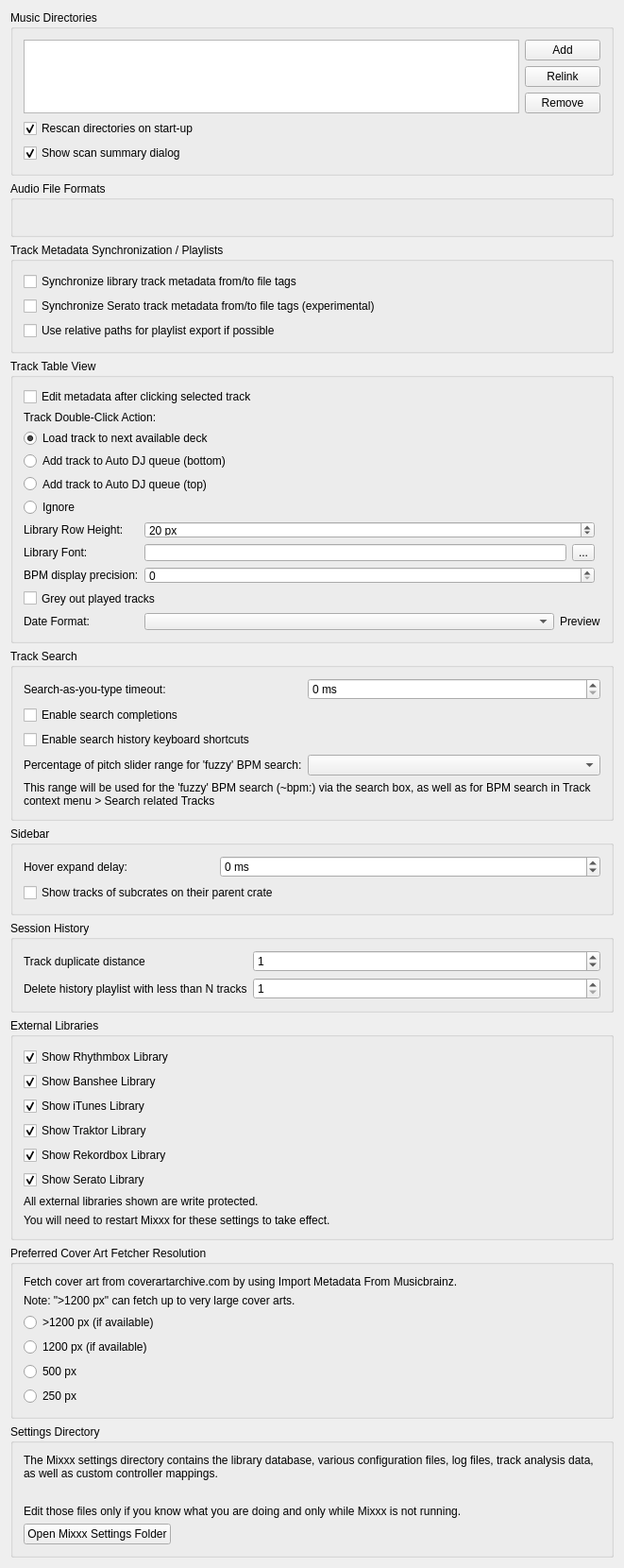
<?xml version="1.0" encoding="UTF-8"?>
<ui version="4.0">
 <class>DlgPrefLibraryDlg</class>
 <widget class="QWidget" name="DlgPrefLibraryDlg">
  <property name="geometry">
   <rect>
    <x>0</x>
    <y>0</y>
    <width>661</width>
    <height>1522</height>
   </rect>
  </property>
  <property name="windowTitle">
   <string notr="true">Library Preferences</string>
  </property>
  <layout class="QVBoxLayout" name="verticalLayout">

   <item>
    <widget class="QGroupBox" name="groupBox_MusicDirectories">
     <property name="title">
      <string>Music Directories</string>
     </property>
     <layout class="QGridLayout" name="gridLayout_music_directories">

      <item row="0" column="0" rowspan="3">
       <widget class="QListView" name="dirList">
        <property name="editTriggers">
         <set>QAbstractItemView::NoEditTriggers</set>
        </property>
        <property name="iconSize">
         <size>
          <width>16</width>
          <height>16</height>
         </size>
        </property>
        <property name="uniformItemSizes">
         <bool>true</bool>
        </property>
       </widget>
      </item>

      <item row="0" column="1">
       <widget class="QPushButton" name="pushButton_add_dir">
        <property name="font">
         <font/>
        </property>
        <property name="toolTip">
         <string>Add a directory where your music is stored. Mixxx will watch this directory and its subdirectories for new tracks.</string>
        </property>
        <property name="text">
         <string>Add</string>
        </property>
       </widget>
      </item>

      <item row="1" column="1">
       <widget class="QPushButton" name="pushButton_relocate_dir">
        <property name="toolTip">
         <string>If an existing music directory is moved, Mixxx doesn't know where to find the audio files in it. Choose Relink to select the music directory in its new location. &lt;br/&gt; This will re-establish the links to the audio files in the Mixxx library.</string>
        </property>
        <property name="text">
         <string extracomment="This will re-establish the links to the audio files in the Mixxx database if you move an music directory to a new location.">Relink</string>
        </property>
       </widget>
      </item>

      <item row="2" column="1">
       <widget class="QPushButton" name="pushButton_remove_dir">
        <property name="font">
         <font/>
        </property>
        <property name="toolTip">
         <string>If removed, Mixxx will no longer watch this directory and its subdirectories for new tracks.</string>
        </property>
        <property name="text">
         <string>Remove</string>
        </property>
       </widget>
      </item>

      <item row="3" column="0" colspan="2">
       <widget class="QCheckBox" name="checkBox_library_scan">
        <property name="text">
         <string>Rescan directories on start-up</string>
        </property>
        <property name="checked">
         <bool>true</bool>
        </property>
       </widget>
      </item>

      <item row="4" column="0" colspan="2">
       <widget class="QCheckBox" name="checkBox_library_scan_summary">
        <property name="text">
         <string>Show scan summary dialog</string>
        </property>
        <property name="checked">
         <bool>true</bool>
        </property>
       </widget>
      </item>

     </layout>
    </widget>
   </item>

   <item>
    <widget class="QGroupBox" name="groupBox_AudioFileFormats">
     <property name="title">
      <string>Audio File Formats</string>
     </property>
     <property name="flat">
      <bool>false</bool>
     </property>
     <layout class="QGridLayout" name="gridLayout_audio_formats">
      <item row="0" column="0">
       <widget class="QLabel" name="builtInFormats">
        <property name="text">
         <string/>
        </property>
        <property name="wordWrap">
         <bool>true</bool>
        </property>
       </widget>
      </item>
     </layout>
    </widget>
   </item>

   <item>
    <widget class="QGroupBox" name="groupBox_AudioFileTags">
     <property name="title">
      <string>Track Metadata Synchronization / Playlists</string>
     </property>
     <layout class="QGridLayout" name="gridLayout_metadata">
      <item row="0" column="0" colspan="2">
       <widget class="QCheckBox" name="checkBox_sync_track_metadata">
        <property name="toolTip">
         <string>Automatically write modified track metadata from the library into file tags and reimport metadata from updated file tags into the library</string>
        </property>
        <property name="text">
         <string>Synchronize library track metadata from/to file tags</string>
        </property>
       </widget>
      </item>

      <item row="1" column="0">
       <widget class="QCheckBox" name="checkBox_serato_metadata_export">
        <property name="toolTip">
         <string>Keeps track color, beat grid, bpm lock, cue points, and loops synchronized with SERATO_MARKERS/MARKERS2 file tags.&lt;br/&gt;&lt;br/&gt;WARNING: Enabling this option also enables the reimport of Serato metadata after files have been modified outside of Mixxx. On reimport existing metadata in Mixxx is replaced with the metadata found in file tags. Custom metadata not included in file tags like loop colors is lost.</string>
        </property>
        <property name="text">
         <string>Synchronize Serato track metadata from/to file tags (experimental)</string>
        </property>
       </widget>
      </item>

      <item row="2" column="0" colspan="2">
       <widget class="QCheckBox" name="checkBox_use_relative_path">
        <property name="text">
         <string>Use relative paths for playlist export if possible</string>
        </property>
       </widget>
      </item>
     </layout>
    </widget>
   </item>

   <item>
    <widget class="QGroupBox" name="groupBox_TrackTableView">
     <property name="title">
      <string>Track Table View</string>
     </property>
     <layout class="QGridLayout" name="gridLayout_track_table_view">

      <item row="1" column="0" colspan="4">
       <widget class="QCheckBox" name="checkBox_edit_metadata_selected_clicked">
        <property name="text">
         <string>Edit metadata after clicking selected track</string>
        </property>
       </widget>
      </item>

      <item row="2" column="0" colspan="4">
       <widget class="QLabel" name="label_doubeClickAction">
        <property name="text">
         <string>Track Double-Click Action:</string>
        </property>
        <property name="alignment">
         <set>Qt::AlignLeft|Qt::AlignVCenter</set>
        </property>
       </widget>
      </item>

      <item row="3" column="0" colspan="4">
       <widget class="QRadioButton" name="radioButton_dbclick_deck">
        <property name="text">
         <string>Load track to next available deck</string>
        </property>
        <property name="checked">
         <bool>true</bool>
        </property>
       </widget>
      </item>
      <item row="4" column="0" colspan="4">
       <widget class="QRadioButton" name="radioButton_dbclick_bottom">
        <property name="text">
         <string>Add track to Auto DJ queue (bottom)</string>
        </property>
       </widget>
      </item>
      <item row="5" column="0" colspan="4">
       <widget class="QRadioButton" name="radioButton_dbclick_top">
        <property name="text">
         <string>Add track to Auto DJ queue (top)</string>
        </property>
       </widget>
      </item>
      <item row="6" column="0" colspan="4">
       <widget class="QRadioButton" name="radioButton_dbclick_ignore">
        <property name="text">
         <string>Ignore</string>
        </property>
       </widget>
      </item>

      <item row="7" column="0">
       <widget class="QLabel" name="label_rowHeight">
        <property name="text">
         <string>Library Row Height:</string>
        </property>
        <property name="alignment">
         <set>Qt::AlignLeft|Qt::AlignVCenter</set>
        </property>
       </widget>
      </item>
      <item row="7" column="1" colspan="2">
       <widget class="QSpinBox" name="spinBox_row_height">
        <property name="suffix">
         <string> px</string>
        </property>
        <property name="minimum">
         <number>5</number>
        </property>
        <property name="maximum">
         <number>100</number>
        </property>
        <property name="value">
         <number>20</number>
        </property>
       </widget>
      </item>

      <item row="8" column="0">
       <widget class="QLabel" name="label_libraryFont">
        <property name="text">
         <string>Library Font:</string>
        </property>
        <property name="alignment">
         <set>Qt::AlignLeft|Qt::AlignVCenter</set>
        </property>
       </widget>
      </item>
      <item row="8" column="1">
       <widget class="QLineEdit" name="lineEdit_library_font">
        <property name="readOnly">
         <bool>true</bool>
        </property>
       </widget>
      </item>
      <item row="8" column="2">
       <widget class="QToolButton" name="btn_library_font">
        <property name="text">
         <string>...</string>
        </property>
       </widget>
      </item>

      <item row="9" column="0">
       <widget class="QLabel" name="label_bpm_precision">
        <property name="text">
         <string>BPM display precision:</string>
        </property>
        <property name="alignment">
         <set>Qt::AlignLeft|Qt::AlignVCenter</set>
        </property>
       </widget>
      </item>
      <item row="9" column="1" colspan="2">
       <widget class="QSpinBox" name="spinbox_bpm_precision"/>
      </item>

      <item row="10" column="0" colspan="4">
       <widget class="QCheckBox" name="checkbox_played_track_color">
        <property name="text">
         <string>Grey out played tracks</string>
        </property>
       </widget>
      </item>

      <item row="11" column="0">
       <widget class="QLabel" name="label_dateFormat">
        <property name="text">
         <string>Date Format:</string>
        </property>
        <property name="alignment">
         <set>Qt::AlignLeft|Qt::AlignVCenter</set>
        </property>
       </widget>
      </item>
      <item row="11" column="1" colspan="3">
       <layout class="QHBoxLayout" name="horizontalLayout_dateFormat">
        <property name="leftMargin">
         <number>0</number>
        </property>
        <property name="topMargin">
         <number>0</number>
        </property>
        <property name="rightMargin">
         <number>0</number>
        </property>
        <property name="bottomMargin">
         <number>0</number>
        </property>
        <item>
         <widget class="QComboBox" name="comboBox_dateFormat">
          <property name="sizePolicy">
           <sizepolicy hsizetype="Expanding" vsizetype="Fixed">
            <horstretch>0</horstretch>
            <verstretch>0</verstretch>
           </sizepolicy>
          </property>
         </widget>
        </item>
        <item>
         <widget class="QLabel" name="label_dateFormatPreview">
          <property name="text">
           <string>Preview</string>
          </property>
         </widget>
        </item>
       </layout>
      </item>

     </layout>
    </widget>
   </item><!-- Track Table View -->

   <item>
    <widget class="QGroupBox" name="groupBox_Search">
     <property name="title">
      <string>Track Search</string>
     </property>
     <layout class="QGridLayout" name="gridLayout_search">

      <item row="0" column="0">
       <widget class="QLabel" name="label_searchDebouncingTimeout">
        <property name="text">
         <string>Search-as-you-type timeout:</string>
        </property>
        <property name="alignment">
         <set>Qt::AlignLeft|Qt::AlignVCenter</set>
        </property>
       </widget>
      </item>
      <item row="0" column="1" colspan="2">
       <widget class="QSpinBox" name="spinBox_search_debouncing_timeout">
        <property name="suffix">
         <string> ms</string>
        </property>
       </widget>
      </item>

      <item row="1" column="0" colspan="3">
       <widget class="QCheckBox" name="checkBox_enable_search_completions">
        <property name="text">
         <string>Enable search completions</string>
        </property>
       </widget>
      </item>

      <item row="2" column="0" colspan="3">
       <widget class="QCheckBox" name="checkBox_enable_search_history_shortcuts">
        <property name="text">
         <string>Enable search history keyboard shortcuts</string>
        </property>
       </widget>
      </item>

      <item row="3" column="0">
       <widget class="QLabel" name="label_searchBpmFuzzyRange">
        <property name="text">
         <string>Percentage of pitch slider range for 'fuzzy' BPM search:</string>
        </property>
        <property name="alignment">
         <set>Qt::AlignLeft|Qt::AlignVCenter</set>
        </property>
        <property name="buddy">
         <cstring>comboBox_search_bpm_fuzzy_range</cstring>
        </property>
       </widget>
      </item>
      <item row="3" column="1" colspan="2">
       <widget class="QComboBox" name="comboBox_search_bpm_fuzzy_range"/>
      </item>
      <item row="4" column="0" colspan="3">
       <widget class="QLabel" name="label_searchBpmFuzzyRangeInfo">
        <property name="text">
         <string>This range will be used for the 'fuzzy' BPM search (~bpm:) via the search box, as well as for BPM search in Track context menu &gt; Search related Tracks</string>
        </property>
        <property name="wordWrap">
         <bool>true</bool>
        </property>
       </widget>
      </item>

     </layout>
    </widget>
   </item><!-- Search box -->

   <item>
    <widget class="QGroupBox" name="groupBox_sidebar">
     <property name="title">
      <string>Sidebar</string>
     </property>
     <layout class="QGridLayout" name="gridLayout_sidebar">

      <item row="0" column="0">
       <widget class="QLabel" name="label_sidebar_hover_expand_delay">
        <property name="text">
         <string>Hover expand delay:</string>
        </property>
        <property name="alignment">
         <set>Qt::AlignLeft|Qt::AlignVCenter</set>
        </property>
        <property name="buddy">
         <cstring>spinBox_sidebar_hover_expand_delay</cstring>
        </property>
       </widget>
      </item>
      <item row="0" column="1" colspan="2">
       <widget class="QSpinBox" name="spinBox_sidebar_hover_expand_delay">
        <property name="suffix">
         <string> ms</string>
        </property>
        <property name="toolTip">
         <string>The delay until sidebar items are expanded or collapsed hovered during drag'n'drop. -1 disables auto-expand.</string>
        </property>
        <property name="minimum">
         <number>-1</number>
        </property>
        <property name="maximum">
         <number>5000</number>
        </property>
        <property name="singleStep">
         <number>50</number>
        </property>
       </widget>
      </item>

      <item row="1" column="0" colspan="3">
       <widget class="QCheckBox" name="checkBox_show_subcrate_tracks">
        <property name="text">
         <string>Show tracks of subcrates on their parent crate</string>
        </property>
        <property name="toolTip">
         <string>Selecting a crate that contains other crates also lists the tracks of every crate nested inside it. Each track is listed once.</string>
        </property>
       </widget>
      </item>

     </layout>
    </widget>
   </item>

   <item>
    <widget class="QGroupBox" name="groupBox_History">
     <property name="title">
      <string>Session History</string>
     </property>
     <layout class="QGridLayout" name="gridLayout_history">

      <item row="1" column="0">
       <widget class="QLabel" name="label_history_track_duplicate_distance">
        <property name="text">
         <string>Track duplicate distance</string>
        </property>
        <property name="alignment">
         <set>Qt::AlignLeft|Qt::AlignVCenter</set>
        </property>
        <property name="wordWrap">
         <bool>true</bool>
        </property>
       </widget>
      </item>
      <item row="1" column="1" colspan="2">
       <widget class="QSpinBox" name="spinbox_history_track_duplicate_distance">
        <property name="toolTip">
         <string>When playing a track again log it to the session history only if more than N other tracks have been played in the meantime</string>
        </property>
        <property name="minimum">
         <number>0</number>
        </property>
        <property name="maximum">
         <number>99</number>
        </property>
        <property name="value">
         <number>1</number>
        </property>
       </widget>
      </item>

      <item row="2" column="0">
       <widget class="QLabel" name="label_history_cleanup">
        <property name="toolTip">
         <string>History playlist with less than N tracks will be deleted&lt;br/&gt;&lt;br/&gt;Note: the cleanup will be performed during startup and shutdown of Mixxx.</string>
        </property>
        <property name="text">
         <string>Delete history playlist with less than N tracks</string>
        </property>
        <property name="alignment">
         <set>Qt::AlignLeft|Qt::AlignVCenter</set>
        </property>
       </widget>
      </item>
      <item row="2" column="1" colspan="2">
       <widget class="QSpinBox" name="spinbox_history_min_tracks_to_keep">
        <property name="minimum">
         <number>1</number>
        </property>
        <property name="maximum">
         <number>99</number>
        </property>
        <property name="value">
         <number>1</number>
        </property>
       </widget>
      </item>

     </layout>
    </widget>
   </item><!-- History -->

   <item>
    <widget class="QGroupBox" name="groupBox_external_libraries">
     <property name="title">
      <string>External Libraries</string>
     </property>
     <layout class="QGridLayout" name="gridLayout_external_libraries">
      <item row="0" column="0">
       <widget class="QCheckBox" name="checkBox_show_rhythmbox">
        <property name="text">
         <string>Show Rhythmbox Library</string>
        </property>
        <property name="checked">
         <bool>true</bool>
        </property>
       </widget>
      </item>
      <item row="1" column="0">
       <widget class="QCheckBox" name="checkBox_show_banshee">
        <property name="text">
         <string>Show Banshee Library</string>
        </property>
        <property name="checked">
         <bool>true</bool>
        </property>
       </widget>
      </item>
      <item row="2" column="0">
       <widget class="QCheckBox" name="checkBox_show_itunes">
        <property name="text">
         <string>Show iTunes Library</string>
        </property>
        <property name="checked">
         <bool>true</bool>
        </property>
       </widget>
      </item>
      <item row="3" column="0">
       <widget class="QCheckBox" name="checkBox_show_traktor">
        <property name="text">
         <string>Show Traktor Library</string>
        </property>
        <property name="checked">
         <bool>true</bool>
        </property>
       </widget>
      </item>
      <item row="4" column="0">
       <widget class="QCheckBox" name="checkBox_show_rekordbox">
        <property name="text">
         <string>Show Rekordbox Library</string>
        </property>
        <property name="checked">
         <bool>true</bool>
        </property>
       </widget>
      </item>
      <item row="5" column="0">
       <widget class="QCheckBox" name="checkBox_show_serato">
        <property name="text">
         <string>Show Serato Library</string>
        </property>
        <property name="checked">
         <bool>true</bool>
        </property>
       </widget>
      </item>
      <item row="6" column="0">
       <widget class="QLabel" name="label_4">
        <property name="text">
         <string>All external libraries shown are write protected.</string>
        </property>
        <property name="wordWrap">
         <bool>true</bool>
        </property>
        <property name="topMargin" stdset="0">
         <number>10</number>
        </property>
       </widget>
      </item>
      <item row="7" column="0">
       <widget class="QLabel" name="label_11">
        <property name="text">
         <string>You will need to restart Mixxx for these settings to take effect.</string>
        </property>
        <property name="wordWrap">
         <bool>true</bool>
        </property>
       </widget>
      </item>
     </layout>
    </widget>
   </item>

   <item>
    <widget class="QGroupBox" name="groupBox_cover_art_fetcher">
     <property name="title">
      <string>Preferred Cover Art Fetcher Resolution</string>
     </property>
     <layout class="QGridLayout" name="gridLayout_cover_art_fetcher">
      <item row="0" column="0">
       <widget class="QLabel" name="label_12">
        <property name="text">
         <string>Fetch cover art from coverartarchive.com by using Import Metadata From Musicbrainz.</string>
        </property>
        <property name="wordWrap">
         <bool>true</bool>
        </property>
       </widget>
      </item>
      <item row="1" column="0">
       <widget class="QLabel" name="label_13">
        <property name="text">
         <string>Note: &quot;&gt;1200 px&quot; can fetch up to very large cover arts.</string>
        </property>
        <property name="wordWrap">
         <bool>true</bool>
        </property>
       </widget>
      </item>
      <item row="2" column="0">
       <widget class="QRadioButton" name="radioButton_cover_art_fetcher_highest">
        <property name="text">
         <string>&gt;1200 px (if available)</string>
        </property>
        <property name="checked">
         <bool>false</bool>
        </property>
       </widget>
      </item>
      <item row="3" column="0">
       <widget class="QRadioButton" name="radioButton_cover_art_fetcher_high">
        <property name="text">
         <string>1200 px (if available)</string>
        </property>
        <property name="checked">
         <bool>false</bool>
        </property>
       </widget>
      </item>
      <item row="4" column="0">
       <widget class="QRadioButton" name="radioButton_cover_art_fetcher_medium">
        <property name="text">
         <string>500 px</string>
        </property>
        <property name="checked">
         <bool>false</bool>
        </property>
       </widget>
      </item>
      <item row="5" column="0">
       <widget class="QRadioButton" name="radioButton_cover_art_fetcher_lowest">
        <property name="text">
         <string>250 px</string>
        </property>
        <property name="checked">
         <bool>false</bool>
        </property>
       </widget>
      </item>
     </layout>
    </widget>
   </item>

   <item>
    <widget class="QGroupBox" name="groupBox_settingsDir">
     <property name="title">
      <string>Settings Directory</string>
     </property>
     <layout class="QVBoxLayout" name="vlayout_settingsDir">
      <item>
       <widget class="QLabel" name="label_settingsDir">
        <property name="text">
         <string>The Mixxx settings directory contains the library database, various configuration files, log files, track analysis data, as well as custom controller mappings.</string>
        </property>
        <property name="wordWrap">
         <bool>true</bool>
        </property>
       </widget>
      </item>
      <item>
       <widget class="QLabel" name="label_settingsManualLink">
        <property name="text">
         <string/>
        </property>
        <property name="wordWrap">
         <bool>true</bool>
        </property>
        <property name="openExternalLinks">
         <bool>true</bool>
        </property>
       </widget>
      </item>
      <item>
       <widget class="QLabel" name="label_settingsWarning">
        <property name="text">
         <string>Edit those files only if you know what you are doing and only while Mixxx is not running.</string>
        </property>
        <property name="wordWrap">
         <bool>true</bool>
        </property>
       </widget>
      </item>
      <item>
       <widget class="QPushButton" name="pushButton_open_settings_dir">
        <property name="sizePolicy">
         <sizepolicy hsizetype="Fixed" vsizetype="Fixed">
          <horstretch>0</horstretch>
          <verstretch>0</verstretch>
         </sizepolicy>
        </property>
        <property name="text">
         <string>Open Mixxx Settings Folder</string>
        </property>
       </widget>
      </item>
     </layout>
    </widget>
   </item>
   <item>
    <spacer name="verticalSpacer">
     <property name="orientation">
      <enum>Qt::Vertical</enum>
     </property>
     <property name="sizeHint" stdset="0">
      <size>
       <width>20</width>
       <height>40</height>
      </size>
     </property>
    </spacer>
   </item>
  </layout>
 </widget>
 <layoutdefault spacing="6" margin="11"/>
 <tabstops>
  <tabstop>dirList</tabstop>
  <tabstop>pushButton_add_dir</tabstop>
  <tabstop>pushButton_relocate_dir</tabstop>
  <tabstop>pushButton_remove_dir</tabstop>
  <tabstop>checkBox_library_scan</tabstop>
  <tabstop>checkBox_library_scan_summary</tabstop>
  <tabstop>checkBox_sync_track_metadata</tabstop>
  <tabstop>checkBox_serato_metadata_export</tabstop>
  <tabstop>checkBox_use_relative_path</tabstop>
  <tabstop>checkBox_edit_metadata_selected_clicked</tabstop>
  <tabstop>radioButton_dbclick_deck</tabstop>
  <tabstop>radioButton_dbclick_bottom</tabstop>
  <tabstop>radioButton_dbclick_top</tabstop>
  <tabstop>radioButton_dbclick_ignore</tabstop>
  <tabstop>spinBox_row_height</tabstop>
  <tabstop>btn_library_font</tabstop>
  <tabstop>spinbox_bpm_precision</tabstop>
  <tabstop>checkbox_played_track_color</tabstop>
  <tabstop>comboBox_dateFormat</tabstop>
  <tabstop>spinBox_search_debouncing_timeout</tabstop>
  <tabstop>checkBox_enable_search_completions</tabstop>
  <tabstop>checkBox_enable_search_history_shortcuts</tabstop>
  <tabstop>comboBox_search_bpm_fuzzy_range</tabstop>
  <tabstop>spinBox_sidebar_hover_expand_delay</tabstop>
  <tabstop>spinbox_history_track_duplicate_distance</tabstop>
  <tabstop>spinbox_history_min_tracks_to_keep</tabstop>
  <tabstop>checkBox_show_rhythmbox</tabstop>
  <tabstop>checkBox_show_banshee</tabstop>
  <tabstop>checkBox_show_itunes</tabstop>
  <tabstop>checkBox_show_traktor</tabstop>
  <tabstop>checkBox_show_rekordbox</tabstop>
  <tabstop>checkBox_show_serato</tabstop>
  <tabstop>radioButton_cover_art_fetcher_highest</tabstop>
  <tabstop>radioButton_cover_art_fetcher_high</tabstop>
  <tabstop>radioButton_cover_art_fetcher_medium</tabstop>
  <tabstop>radioButton_cover_art_fetcher_lowest</tabstop>
  <tabstop>pushButton_open_settings_dir</tabstop>
 </tabstops>
 <resources/>
 <connections/>
</ui>
